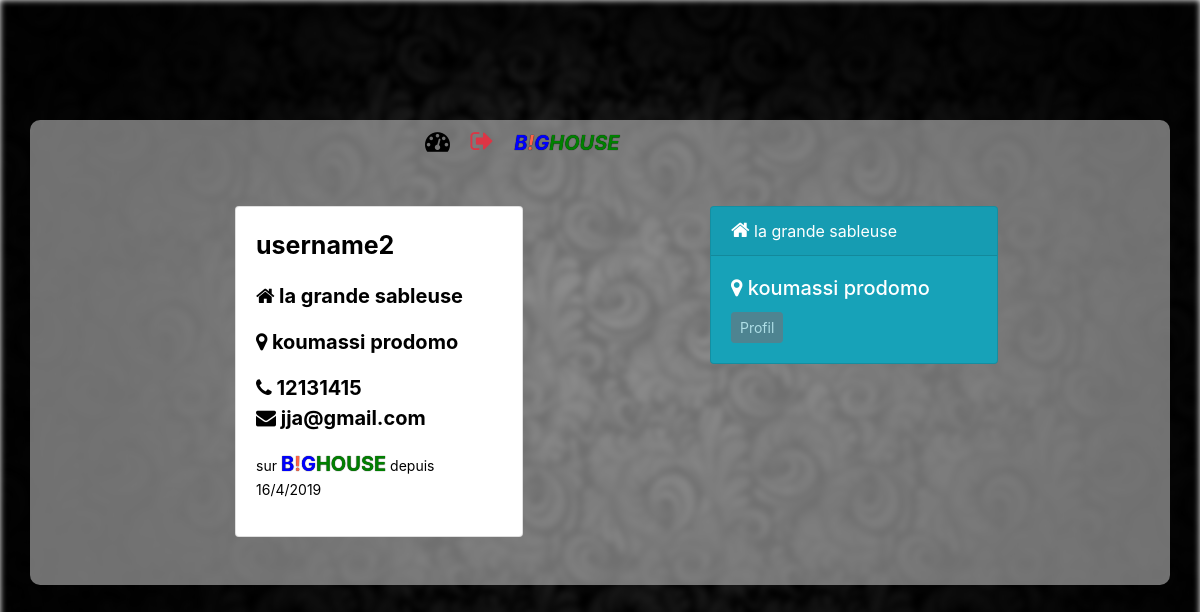
The page /admin/voir-four.php?id_four=2 on the database its author committed.
### tables this page shows
CREATE TABLE `fournisseurs` (
  `id_fournisseur` int(11) NOT NULL,
  `username` varchar(50) NOT NULL,
  `password` varchar(100) NOT NULL,
  `nom` varchar(150) DEFAULT NULL,
  `adresse` varchar(255) DEFAULT NULL,
  `email` varchar(255) DEFAULT NULL,
  `contact` varchar(255) DEFAULT NULL,
  `description` text,
  `actualite` text,
  `dateAjout` datetime NOT NULL DEFAULT CURRENT_TIMESTAMP
);

### admin/voir-four.php (the view, shortened to what this page needs)
<?php
require '../traitement/database.php';
?>
<!DOCTYPE html>
<html>
<head>
	<link rel="stylesheet" type="text/css" href="../css/bootstrap.min.css">
	<link rel="stylesheet" type="text/css" href="../css/font-awesome.min.css">
	<link rel="stylesheet" type="text/css" href="../css/styles.css">
	<link rel="stylesheet" type="text/css" href="../js/aos-master/dist/aos.css">
</head>
<body class="page-admin">
	<div class="container index client">
		<div class="row">
			<div class="col-lg-4 offset-lg-4 mb-5 mt-2">
				<a href="index.php" class="bold mr-3" title="retour au tableau de bord"><i class="fa fa-dashboard size-3 "></i></a>
				<a href="../traitement/deconnexion.php" class="bold mr-3" title="deconnexion"><i class="fa fa-sign-out size-3 text-danger"></i></a>
				<a href="../index.php"><i><span class="logo"><span class="big">B<span class="lei">!</span>G</span><span class="leh">HOUSE</span></span></i></a>
			</div>
		</div>
		<div class="row ">
			<div class="col-md-5 offset-lg-2 mb-5">
				<?php
					if ($_GET) {
						$id = $_GET['id_four'];
						$select = $bdd->prepare("SELECT *, YEAR(dateAjout) AS annee, MONTH(dateAjout) AS mois, DAY(dateAjout) AS jour FROM fournisseurs WHERE id_fournisseur = ?");
						$select->execute(array($id));
						$query = $select->fetch();
					}
				 ?>
				 <div class="card" style="width: 18rem;" >
				  <div class="card-body">
				    <p class="bold size-3 "><?php echo $query['username']; ?></p>
					 <p><i class="fa fa-home size-2"></i> <span class="bold size-2"><?php echo $query['nom']; ?></span></p>
					 <p><i class="fa fa-map-marker size-2"></i> <span class="bold size-2"><?php echo $query['adresse']; ?></span></p>
					 <p><span class="bold size-2"><i class="fa fa-phone size-2"></i>  <?php echo $query['contact']; ?></span><br><span class="bold size-2"><i class="fa fa-envelope size-2"></i>  <?php echo $query['email']; ?></span> </p>
					 <p class="size-1">sur <span class="logo"><span class="big">B<span class="lei">!</span>G</span><span class="leh">HOUSE</span></span> depuis <span><?php echo $query['jour'].'/'.$query['mois'].'/'.$query['annee']; ?></span> </p>
				  </div>
				</div>
			</div>
			<div class="col-md-5 ">
				<div class="card text-white bg-info mb-3" style="max-width: 18rem;" >
					<div class="card-header"><i class="fa fa-home size-2"></i>  <?php echo $query['nom']; ?></div>
					<div class="card-body">
					    <h5 class="card-title"><i class="fa fa-map-marker size-2"></i>  <?php echo $query['adresse']; ?></h5>
					    <p class="card-text"<?php echo $query['description']; ?></p>
					    <a href="" class="btn btn-sm btn-secondary disabled">Profil</a>
					</div>
				</div>
			</div>
		</div>
	</div>
</body>
</html>

### css/styles.css (style rules this page uses)
a { color: black; }
.bold { font-weight: bold; }
* { box-sizing: border-box; }
.page-admin { position: absolute; top: 0; bottom: 0; left: 0; right: 0; height: 100%; margin:0; padding:0; background-size: 100% ; width:100%; color:black; }
.page-admin:before { content: ""; position: fixed; height: 100%; width: 100%; background: url(../images/fond-admin.jpg); background-size: cover; z-index: -1; -webkit-filter: blur(3px); -webkit-background-size: cover; -moz-background-size: cover; -o-background-size: cover; background-size: cover; }
.index { background-color: rgba(224, 224, 224, 0.5); border-radius: 10px; }
.logo { font-size: 20px; font-weight: bold; text-shadow: 0px 0px 1px black; }
.big { color: blue; }
.lei { color: tomato; }
.leh { color: green; }
.client { margin-top: 10%; margin-bottom: 5%; }
.size-1 { font-size: 14px; }
.size-2 { font-size: 20px; }
.size-3 { font-size: 25px; }

### rows shown on the page
fournisseurs: username "username2", nom "la grande sableuse", adresse "koumassi prodomo", contact "12131415", email "jja@gmail.com"

### other values the page prints
$query['jour'] "16"
$query['mois'] "4"
$query['annee'] "2019"
